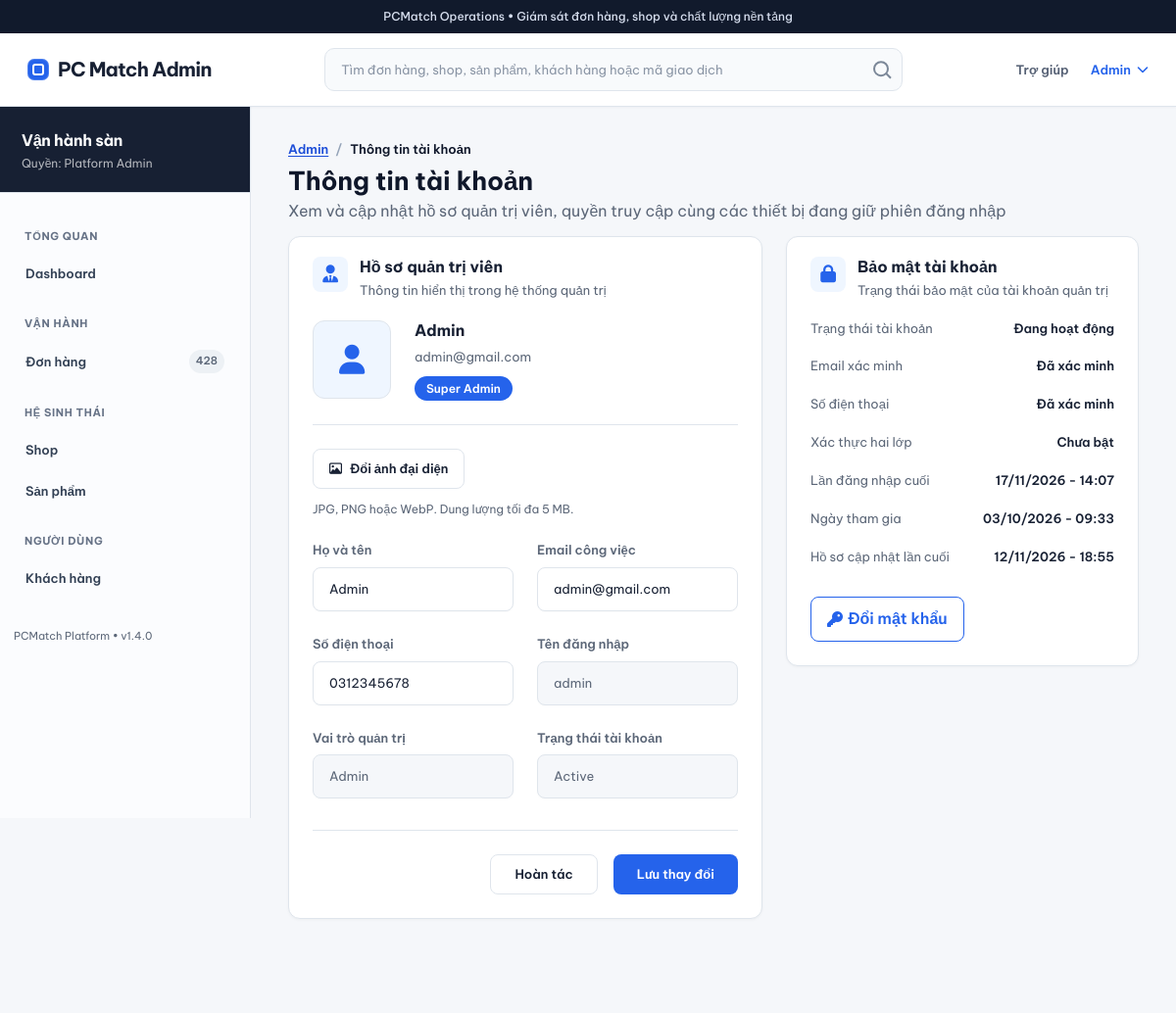
The app's page /staff/profile/ (signed in), older data.
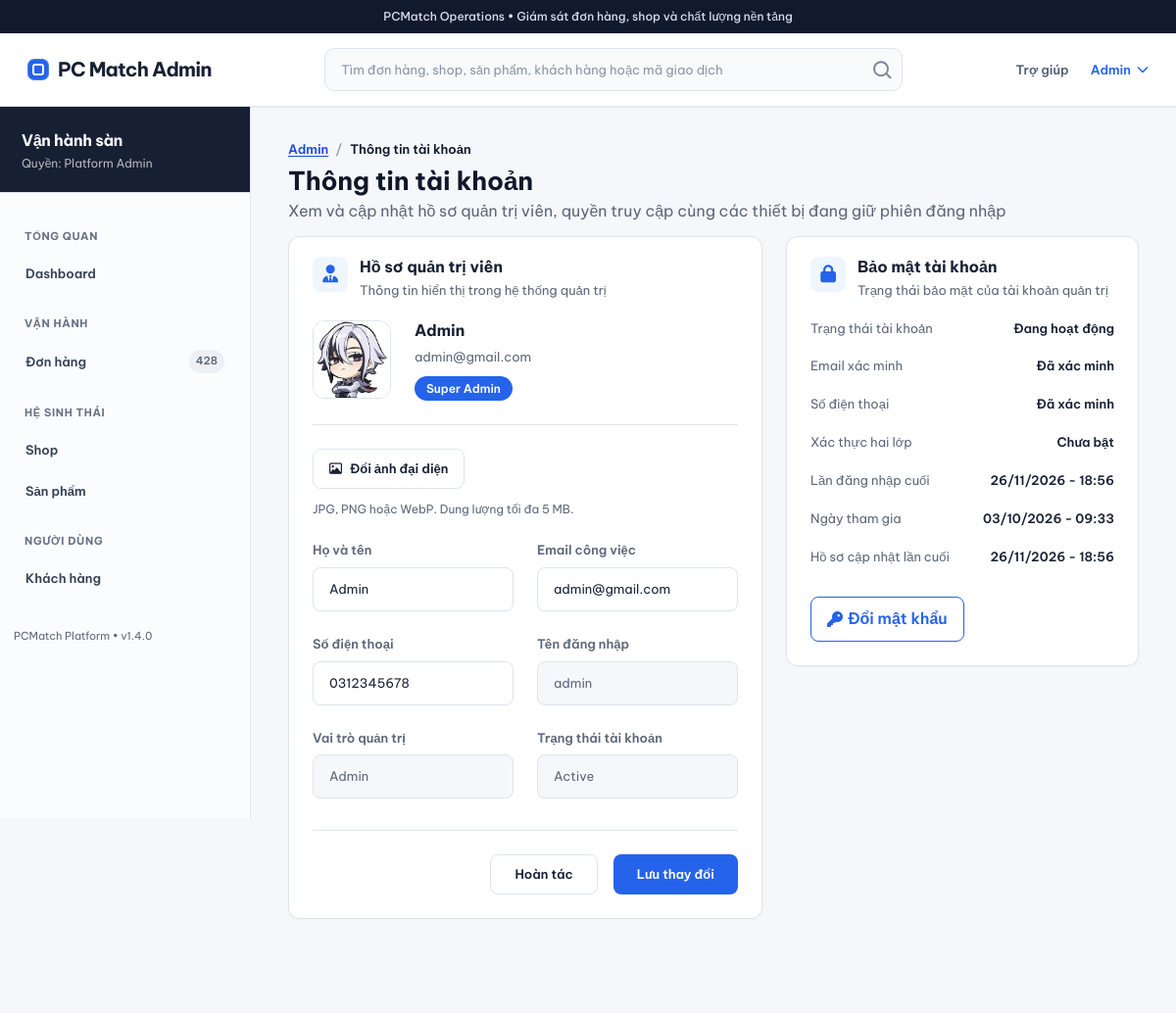
The same page, newer data.
### users/models.py (models this page shows, shortened)
class User(AbstractUser):
    STATUS_CHOICES = [
        ('ACTIVE', 'Active'),
        ('INACTIVE', 'Inactive'),
        ('LOCKED', 'Locked'),
    ]
    ROLE_CHOICES = [
        ('CUSTOMER', 'Customer'),
        ('BUYER', 'Buyer'),
        ('SELLER', 'Seller'),
        ('ADMIN', 'Admin'),
    ]
    full_name = models.CharField(max_length=100)
    email = models.EmailField(unique=True)
    phone = models.CharField(max_length=20, blank=True)
    avatar = models.ImageField(upload_to='avatar/', blank=True)
    role = models.CharField(max_length=20, choices=ROLE_CHOICES, default='CUSTOMER')
    status = models.CharField(max_length=20, choices=STATUS_CHOICES, default='ACTIVE')
    email_verified = models.BooleanField(default=False)
    phone_verified = models.BooleanField(default=False)
    two_factor_enabled = models.BooleanField(
        default=False,
        help_text='Bật để yêu cầu mã OTP khi đăng nhập khu vực quản trị.',
    )
    created_at = models.DateTimeField(auto_now_add=True)
    updated_at = models.DateTimeField(auto_now=True)

### users/views.py (the view, shortened to what this page needs)
@require_http_methods(['GET', 'POST'])
def staff_profile(request):
    account = User.objects.get(pk=request.user.pk)
    form = StaffProfileForm(
        request.POST if request.method == 'POST' else None,
        request.FILES if request.method == 'POST' else None,
        instance=account,
    )
    return render(
        request,
        'admin/profile.html',
        {
            'page_name': 'profile',
            'page_section': 'staff',
            'account': account,
            'profile_form': form,
        }
    )

### users/forms.py (shortened to what this page needs)
class StaffProfileForm(BuyerProfileForm):
    email = forms.EmailField(
        label='Email công việc',
        required=True,
        widget=forms.EmailInput(attrs={
            'autocomplete': 'email',
            'placeholder': 'admin@example.com',
        })
    )
    class Meta(BuyerProfileForm.Meta):
        fields = [
            'full_name',
            'email',
            'phone',
            'avatar',
        ]

### PCMatch/pages.py (called while the page is built)
def route_name(section, page):
    return f'{section}_{page.replace("-", "_")}'

### products/comparison.py (called while the page is built)
def parse_product_ids(values):
    ids = []
    for value in ','.join(str(value) for value in values[:4])[:100].split(','):
        if value.isascii() and value.isdigit() and len(value) <= 18:
            product_id = int(value)
            if product_id not in ids:
                ids.append(product_id)
        if len(ids) == 4:
            break
    return ids

def comparison_products(ids):
    found = {
        product.pk: product for product in Product.objects.filter(pk__in=ids)
        .select_related('category', 'brand', 'shop').prefetch_related('specifications')
    }
    return [found[product_id] for product_id in ids if product_id in found]

### templates/admin/profile.html (shortened to what the changed rows need)
{% load static %}
<!DOCTYPE html>
<html lang="vi" data-page="{{ page_name }}" data-section="{{ page_section }}">
<head>
    <link rel="stylesheet" href="https://cdnjs.cloudflare.com/ajax/libs/font-awesome/6.7.2/css/all.min.css"/>
    <link rel="stylesheet" href="{% static 'css/tokens.css' %}"/>
    <link rel="stylesheet" href="{% static 'css/base.css' %}"/>
    <link rel="stylesheet" href="{% static 'css/components.css' %}"/>
    <link rel="stylesheet" href="{% static 'css/pages.css' %}"/>
    <link rel="stylesheet" href="{% static 'css/production.css' %}?v=20260926k"/>
    <link rel="stylesheet" href="{% static 'css/profile.css' %}?v=20261127-admin-profile"/>
    {% include 'includes/frontend_config.html' %}</head>
<body>
{% include 'admin/header.html' %}
<div class="shell">
    <main class="shell__content operations-page" id="main">
        <div class="profile-page-header">
            <h1 class="page-title">Thông tin tài khoản</h1>
        </div>
        <div class="profile-grid">
            <div class="left-col">
                <section class="panel" aria-label="Hồ sơ quản trị viên">
                    <div class="panel-header">
                        <div class="panel-header-content">
                            <h2>Hồ sơ quản trị viên</h2>
                        </div>
                    </div>
                    <div class="panel-body panel-body-padded">
                        <div class="avatar-area">
                            {% if account.avatar %}
                                <img src="{{ account.avatar.url }}"
                                     alt="Ảnh đại diện"
                                     class="avatar-rect"
                                     id="profile-avatar-preview">
                            {% else %}
                                <div class="avatar-rect profile-avatar-placeholder"
                                     id="profile-avatar-placeholder">
                                    <i class="fa-solid fa-user"></i>
                                </div>
                            {% endif %}
                            <div class="avatar-info">
                                <div class="avatar-name">
                                    {{ account.full_name|default:account.username }}
                                </div>
                                <div class="avatar-role">
                                    {{ account.email }}
                                </div>
                                {% if account.is_superuser %}
                                    <span class="avatar-badge">Super Admin</span>
                                {% elif account.is_staff %}
                                    <span class="avatar-badge">Platform Admin</span>
                                {% else %}
                                    <span class="avatar-badge">
                {{ account.get_role_display }}
            </span>
                                {% endif %}
                            </div>
                        </div>
                        <form id="profile-form"
                              method="post"
                              action="{% url 'staff_profile' %}"
                              enctype="multipart/form-data">
                            <div class="form-grid">
                                <div class="form-group">
                                    <label for="{{ profile_form.full_name.id_for_label }}">
                                        Họ và tên
                                    </label>
                                    {{ profile_form.full_name }}
                                </div>
                                <div class="form-group">
                                    <label for="{{ profile_form.email.id_for_label }}">
                                        Email công việc
                                    </label>
                                    {{ profile_form.email }}
                                </div>
                                <div class="form-group">
                                    <label for="{{ profile_form.phone.id_for_label }}">
                                        Số điện thoại
                                    </label>
                                    {{ profile_form.phone }}
                                </div>
                                <div class="form-group">
                                    <label>Tên đăng nhập</label>
                                    <input type="text"
                                           value="{{ account.username }}"
                                           readonly>
                                </div>
                                <div class="form-group">
                                    <label>Vai trò quản trị</label>
                                    <input type="text"
                                           value="{{ account.get_role_display }}"
                                           readonly>
                                </div>
                                <div class="form-group">
                                    <label>Trạng thái tài khoản</label>
                                    <input type="text"
                                           value="{{ account.get_status_display }}"
                                           readonly>
                                </div>
                            </div>
                        </form>
                    </div>
                </section>
            </div>
            <div class="right-col">
                <section class="panel" aria-label="Bảo mật tài khoản">
                    <div class="panel-header">
                        <div class="panel-header-content">
                            <h2>Bảo mật tài khoản</h2>
                        </div>
                    </div>
                    <div class="panel-body panel-body-padded">
                        <div class="security-list">
                            <div class="security-item">
                                <span class="security-item-label">Lần đăng nhập cuối</span>
                                <strong class="security-item-value">
                                    {% if account.last_login %}
                                        {{ account.last_login|date:"d/m/Y - H:i" }}
                                    {% else %}
                                        Chưa có dữ liệu
                                    {% endif %}
                                </strong>
                            </div>
                            <div class="security-item">
                                <span class="security-item-label">Ngày tham gia</span>
                                <strong class="security-item-value">
                                    {{ account.date_joined|date:"d/m/Y - H:i" }}
                                </strong>
                            </div>
                            <div class="security-item">
                                <span class="security-item-label">Hồ sơ cập nhật lần cuối</span>
                                <strong class="security-item-value">
                                    {{ account.updated_at|date:"d/m/Y - H:i" }}
                                </strong>
                            </div>
                        </div>
                    </div>
                </section>
            </div>
        </div>
    </main>
</div>
</body>
</html>

### templates/admin/header.html (shortened to what this page needs)
<div class="service-bar">
    PCMatch Operations • Giám sát đơn hàng, shop và chất lượng nền tảng
</div>
<header class="topbar">
    <div class="container topbar__inner" style="max-width: none;">
        <a href="{% url 'staff_dashboard' %}" class="logo">
            <i class="logo__mark"></i>
            <span>PC Match Admin</span>
        </a>
        <label class="search">
            <input type="text" placeholder="Tìm đơn hàng, shop, sản phẩm, khách hàng hoặc mã giao dịch">
        </label>
        <nav class="nav-links">
            <a href="{% url 'staff_support' %}">Trợ giúp</a>
            <div class="user-dropdown">
                <a href="{% url 'staff_profile' %}" class="admin-link">
                    {{ request.user.full_name|default:request.user.username }}
                    <i class="fa-solid fa-chevron-down"
                       style="font-size:0.75rem;"></i>
                </a>
            </div>
        </nav>
    </div>
</header>

Row changes from the older to the newer data that the page shows:
changed User "Admin": avatar: picture added; last_login "17/11/2026 - 14:07" → "26/11/2026 - 18:56"; updated_at "12/11/2026 - 18:55" → "26/11/2026 - 18:56"; avatar empty → "avatar/image_GUD9VQX.jpg" (drawn)
